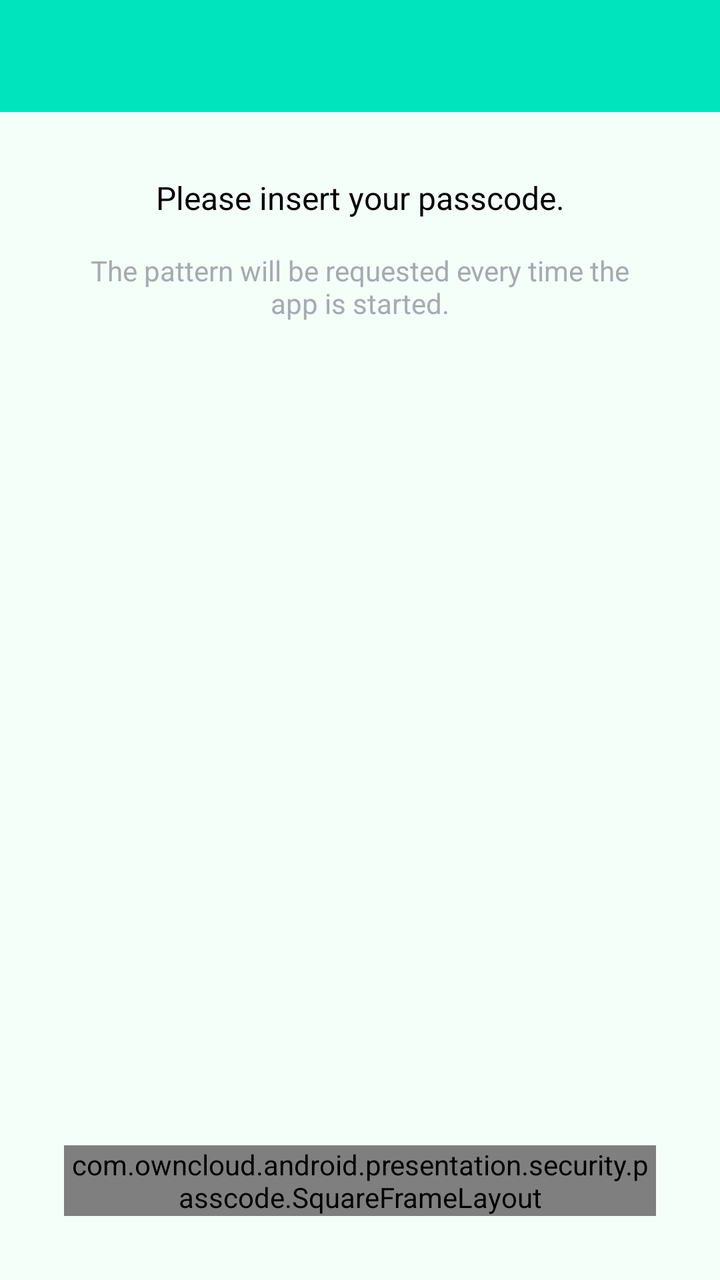
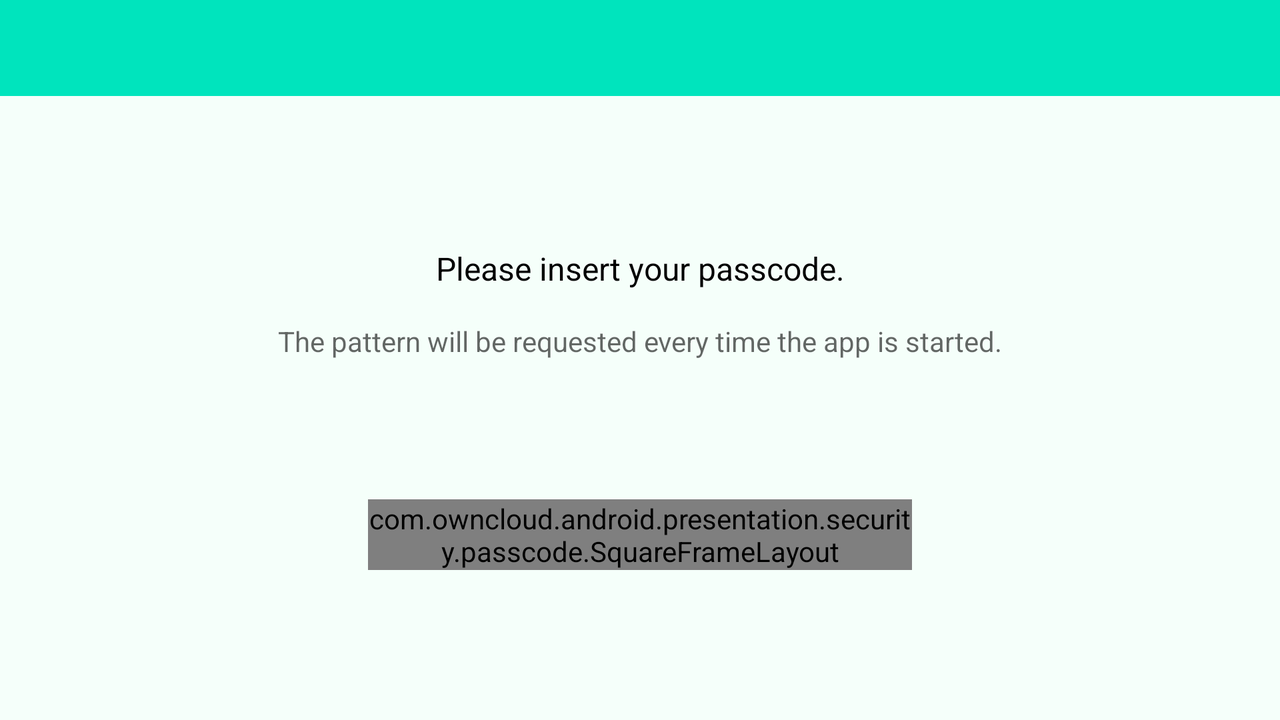

First picture: res/layout/ on a phone held upright. Second picture: the repository's own variant of that layout, on a device whose configuration matches the variant's folder. Source for both follows.
<!-- AndroidManifest.xml: application theme Theme.ownCloud.Toolbar -->
<!-- res/layout/activity_pattern_lock.xml -->
<?xml version="1.0" encoding="utf-8"?>
<LinearLayout xmlns:android="http://schemas.android.com/apk/res/android"
    xmlns:app="http://schemas.android.com/apk/res-auto"
    android:layout_width="match_parent"
    android:layout_height="match_parent"
    android:orientation="vertical">

    <include
        android:id="@+id/toolbar_layout"
        layout="@layout/simple_toolbar" />

    <androidx.constraintlayout.widget.ConstraintLayout
        android:id="@+id/activityPatternLockLayout"
        android:layout_width="match_parent"
        android:layout_height="0dp"
        android:layout_weight="1"
        android:padding="@dimen/standard_padding">

        <TextView
            android:id="@+id/header_pattern"
            android:layout_width="wrap_content"
            android:layout_height="wrap_content"
            android:layout_marginTop="@dimen/standard_margin"
            android:text="@string/pass_code_enter_pass_code"
            android:textColor="@color/black"
            android:textSize="16sp"
            app:layout_constraintEnd_toEndOf="parent"
            app:layout_constraintStart_toStartOf="parent"
            app:layout_constraintTop_toTopOf="parent" />

        <TextView
            android:id="@+id/explanation_pattern"
            android:layout_width="match_parent"
            android:layout_height="wrap_content"
            android:layout_margin="@dimen/standard_margin"
            android:gravity="center"
            android:text="@string/pattern_configure_your_pattern_explanation"
            android:textAppearance="@android:style/TextAppearance.Small"
            android:textSize="14sp"
            android:textColor="@color/grey"
            app:layout_constraintEnd_toEndOf="parent"
            app:layout_constraintStart_toStartOf="parent"
            app:layout_constraintTop_toBottomOf="@id/header_pattern" />

        <TextView
            android:id="@+id/error_pattern"
            android:layout_width="wrap_content"
            android:layout_height="wrap_content"
            android:layout_marginTop="@dimen/standard_margin"
            android:textColor="@color/warning"
            android:textSize="16sp"
            app:layout_constraintBottom_toTopOf="@id/patternContainer"
            app:layout_constraintEnd_toEndOf="parent"
            app:layout_constraintStart_toStartOf="parent" />

        <com.owncloud.android.presentation.security.passcode.SquareFrameLayout
            android:id="@+id/patternContainer"
            android:layout_width="match_parent"
            android:layout_height="0dp"
            android:layout_marginHorizontal="@dimen/standard_margin"
            android:layout_marginVertical="@dimen/standard_margin"
            app:layout_constraintBottom_toBottomOf="parent"
            app:layout_constraintEnd_toEndOf="parent"
            app:layout_constraintHorizontal_chainStyle="packed"
            app:layout_constraintStart_toStartOf="parent">

            <com.andrognito.patternlockview.PatternLockView
                android:id="@+id/pattern_lock_view"
                android:layout_width="match_parent"
                android:layout_height="match_parent"
                android:focusable="true"
                app:correctStateColor="@color/primary"
                app:dotCount="3"
                app:normalStateColor="@color/primary"
                app:wrongStateColor="@color/primary">

                <requestFocus />

            </com.andrognito.patternlockview.PatternLockView>
        </com.owncloud.android.presentation.security.passcode.SquareFrameLayout>

    </androidx.constraintlayout.widget.ConstraintLayout>

</LinearLayout>
<!-- res/layout/simple_toolbar.xml (included above) -->
<?xml version="1.0" encoding="utf-8"?>
<com.google.android.material.appbar.AppBarLayout xmlns:android="http://schemas.android.com/apk/res/android"
    xmlns:app="http://schemas.android.com/apk/res-auto"
    android:id="@+id/simple_appbar"
    android:layout_width="match_parent"
    android:layout_height="wrap_content"
    android:background="?attr/colorPrimary"
    android:theme="@style/ownCloud.Appbar"
    app:elevation="0dp">

    <androidx.appcompat.widget.Toolbar
        android:id="@+id/simple_toolbar"
        android:layout_width="match_parent"
        android:layout_height="?attr/actionBarSize"
        android:accessibilityHeading="true"
        app:navigationContentDescription="@string/common_back"
        app:popupTheme="?attr/actionBarPopupTheme"
        app:titleTextColor="@color/textColor" />

</com.google.android.material.appbar.AppBarLayout>
<!-- resources referenced by this layout -->
<resources>
  <color name="black">#000000</color>
  <color name="grey">#A5ABAF</color>
  <color name="primary">@color/owncloud_blue</color>
  <color name="textColor">#26384d</color>
  <color name="warning">#f4511e</color>
  <dimen name="standard_margin">16dp</dimen>
  <dimen name="standard_padding">16dp</dimen>
  <string name="common_back">Back</string>
  <string name="pass_code_enter_pass_code">Please insert your passcode.</string>
  <string name="pattern_configure_your_pattern_explanation">The pattern will be requested every time the app is started.</string>
  <style name="ownCloud.Appbar" parent="ThemeOverlay.AppCompat.Dark.ActionBar">
          <item name="colorPrimary">@color/actionbar_start_color</item>
          
          <item name="android:textColorPrimary">@color/textColor</item>
          <item name="toolbarNavigationButtonStyle">@style/Toolbar.Button.Navigation.Tinted</item>
          
          <item name="colorControlNormal">@color/textColor</item>
          <item name="android:windowOptOutEdgeToEdgeEnforcement" tools:targetApi="35">true</item>
      </style>
  <style name="Theme.ownCloud.Toolbar">
          <item name="windowNoTitle">true</item>
          <item name="windowActionBar">false</item>
          
          <item name="android:windowDrawsSystemBarBackgrounds">true</item>
          <item name="android:windowOptOutEdgeToEdgeEnforcement" tools:targetApi="35">true</item>
      </style>
  <color name="owncloud_blue">#00e4bd</color>
  <color name="actionbar_start_color">@color/primary</color>
  <style name="Toolbar.Button.Navigation.Tinted" parent="Widget.AppCompat.Toolbar.Button.Navigation">
          <item name="tint">@color/textColor</item>
      </style>
</resources>
<!-- res/layout-w600dp/activity_pattern_lock.xml (the repository's variant of the layout above) -->
<!-- drawn on the phone turned sideways -->
<?xml version="1.0" encoding="utf-8"?>
<LinearLayout xmlns:android="http://schemas.android.com/apk/res/android"
    xmlns:app="http://schemas.android.com/apk/res-auto"
    android:layout_width="match_parent"
    android:layout_height="match_parent"
    android:orientation="vertical">

    <include
        android:id="@+id/toolbar_layout"
        layout="@layout/simple_toolbar" />

    <androidx.constraintlayout.widget.ConstraintLayout
        android:id="@+id/activityPatternLockLayout"
        android:layout_width="match_parent"
        android:layout_height="0dp"
        android:layout_weight="1"
        android:padding="@dimen/standard_padding">

        <TextView
            android:id="@+id/header_pattern"
            android:layout_width="wrap_content"
            android:layout_height="wrap_content"
            android:layout_marginTop="@dimen/standard_margin"
            android:text="@string/pass_code_enter_pass_code"
            android:textColor="@android:color/black"
            android:textSize="16sp"
            app:layout_constraintBottom_toTopOf="@id/explanation_pattern"
            app:layout_constraintEnd_toEndOf="parent"
            app:layout_constraintHorizontal_bias="0.5"
            app:layout_constraintStart_toStartOf="parent"
            app:layout_constraintTop_toTopOf="parent"
            app:layout_constraintVertical_chainStyle="packed" />

        <TextView
            android:id="@+id/explanation_pattern"
            android:layout_width="match_parent"
            android:layout_height="wrap_content"
            android:layout_margin="@dimen/standard_margin"
            android:gravity="center"
            android:text="@string/pattern_configure_your_pattern_explanation"
            android:textAppearance="@android:style/TextAppearance.Small"
            android:textSize="14sp"
            app:layout_constraintBottom_toTopOf="@id/error_pattern"
            app:layout_constraintEnd_toEndOf="parent"
            app:layout_constraintHorizontal_bias="0.5"
            app:layout_constraintStart_toStartOf="parent"
            app:layout_constraintTop_toBottomOf="@id/header_pattern" />

        <TextView
            android:id="@+id/error_pattern"
            android:layout_width="wrap_content"
            android:layout_height="wrap_content"
            android:layout_marginTop="@dimen/standard_margin"
            android:textColor="@color/warning"
            android:textSize="16sp"
            app:layout_constraintBottom_toTopOf="@id/patternContainer"
            app:layout_constraintEnd_toEndOf="parent"
            app:layout_constraintHorizontal_bias="0.5"
            app:layout_constraintStart_toStartOf="parent"
            app:layout_constraintTop_toBottomOf="@id/explanation_pattern" />

        <com.owncloud.android.presentation.security.passcode.SquareFrameLayout
            android:id="@+id/patternContainer"
            android:layout_width="0dp"
            android:layout_height="wrap_content"
            android:layout_marginHorizontal="@dimen/standard_margin"
            android:layout_marginVertical="@dimen/standard_margin"
            app:layout_constraintBottom_toBottomOf="parent"
            app:layout_constraintEnd_toEndOf="@id/rightGuideline"
            app:layout_constraintHorizontal_bias="0.5"
            app:layout_constraintHorizontal_chainStyle="packed"
            app:layout_constraintStart_toStartOf="@id/leftGuideline"
            app:layout_constraintTop_toBottomOf="@id/error_pattern">

            <com.andrognito.patternlockview.PatternLockView
                android:id="@+id/pattern_lock_view"
                android:layout_width="match_parent"
                android:layout_height="match_parent"
                android:focusable="true"
                app:correctStateColor="@color/primary"
                app:dotCount="3"
                app:normalStateColor="@color/primary"
                app:wrongStateColor="@color/primary">

                <requestFocus />

            </com.andrognito.patternlockview.PatternLockView>
        </com.owncloud.android.presentation.security.passcode.SquareFrameLayout>

        <androidx.constraintlayout.widget.Guideline
            android:id="@+id/leftGuideline"
            android:layout_width="wrap_content"
            android:layout_height="wrap_content"
            android:orientation="vertical"
            app:layout_constraintGuide_percent="0.25" />

        <androidx.constraintlayout.widget.Guideline
            android:id="@+id/rightGuideline"
            android:layout_width="wrap_content"
            android:layout_height="wrap_content"
            android:orientation="vertical"
            app:layout_constraintGuide_percent="0.75" />
    </androidx.constraintlayout.widget.ConstraintLayout>

</LinearLayout>
<!-- resources referenced by the variant -->
<!-- as the phone turned sideways resolves them -->
<resources>
  <color name="primary">@color/owncloud_blue</color>
  <color name="textColor">#26384d</color>
  <color name="warning">#f4511e</color>
  <dimen name="standard_margin">16dp</dimen>
  <dimen name="standard_padding">16dp</dimen>
  <string name="common_back">Back</string>
  <string name="pass_code_enter_pass_code">Please insert your passcode.</string>
  <string name="pattern_configure_your_pattern_explanation">The pattern will be requested every time the app is started.</string>
  <style name="ownCloud.Appbar" parent="ThemeOverlay.AppCompat.Dark.ActionBar">
          <item name="colorPrimary">@color/actionbar_start_color</item>
          
          <item name="android:textColorPrimary">@color/textColor</item>
          <item name="toolbarNavigationButtonStyle">@style/Toolbar.Button.Navigation.Tinted</item>
          
          <item name="colorControlNormal">@color/textColor</item>
          <item name="android:windowOptOutEdgeToEdgeEnforcement" tools:targetApi="35">true</item>
      </style>
  <style name="Theme.ownCloud.Toolbar">
          <item name="windowNoTitle">true</item>
          <item name="windowActionBar">false</item>
          
          <item name="android:windowDrawsSystemBarBackgrounds">true</item>
          <item name="android:windowOptOutEdgeToEdgeEnforcement" tools:targetApi="35">true</item>
      </style>
  <color name="owncloud_blue">#00e4bd</color>
  <color name="actionbar_start_color">@color/primary</color>
  <style name="Toolbar.Button.Navigation.Tinted" parent="Widget.AppCompat.Toolbar.Button.Navigation">
          <item name="tint">@color/textColor</item>
      </style>
</resources>
